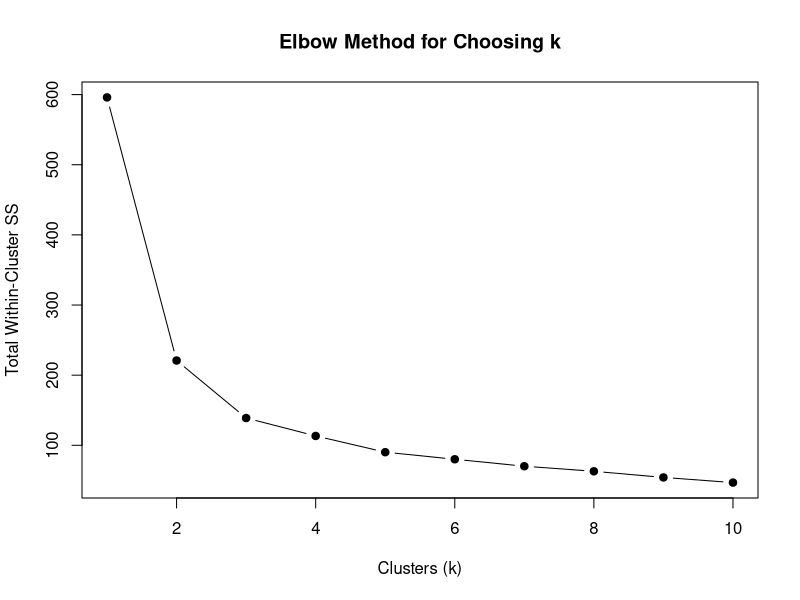
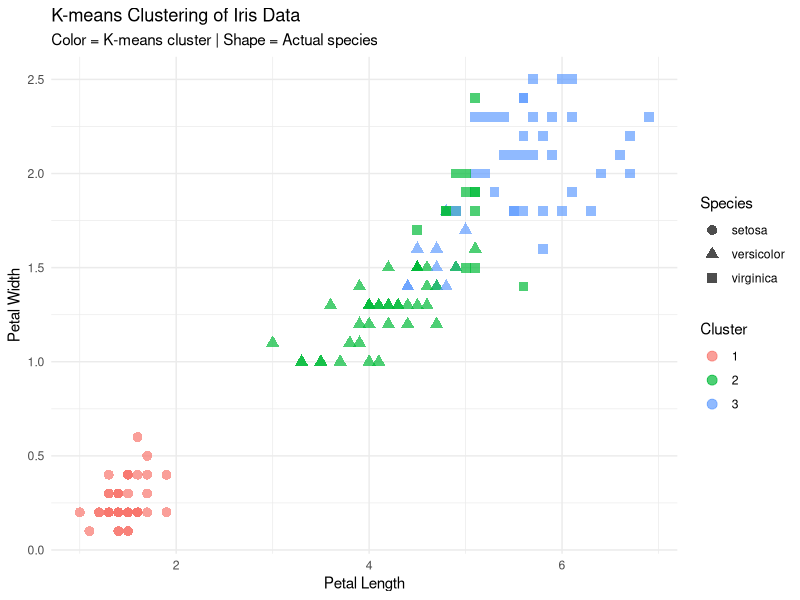

These charts were generated, in order, by the following R code:
library(stats)
library(tidyverse)

# load data
data(iris)
iris_data <- iris[, 1:4]  # remove the label species

# pre-processing code 
z_score_transform <- function(df, cols) {
  df[cols] <- lapply(df[cols], function(x) {
    if (is.numeric(x)) {
      (x - mean(x, na.rm = TRUE)) / sd(x, na.rm = TRUE)
    } else {
      warning("Non-numeric column encountered. Skipping z-score transformation for that column.")
      return(x)
    }
  })
  return(df)
}

# standardize the iris dataset
iris_data <- z_score_transform(iris_data) 

# hyperparameter tuning with the elbow method, check total within-cluster sum of squares for k = 1:10
wss <- numeric(10)

for (k in 1:10) {
  kmeans_result <- kmeans(iris_data, centers = k, nstart = 25) # nstart parameter tries n initial configurations
  wss[k] <- kmeans_result$tot.withinss
}

# plot the elbow chart to ID best k value
plot(1:10, wss, type = "b", pch = 19, 
     xlab = "Clusters (k)", 
     ylab = "Total Within-Cluster SS", 
     main = "Elbow Method for Choosing k")

# run k-means clustering
set.seed(42)
kmeans_result <- kmeans(iris_data, centers = 3) #, nstart = 20)

# add cluster assignment to original data iris (not iris_data)
iris$Cluster <- as.factor(kmeans_result$cluster)

# compare clusters to true species
table(iris$Species, iris$Cluster)

# Visualization
ggplot(iris, aes(x = Petal.Length, y = Petal.Width, color = Cluster, shape = Species)) +
  geom_point(size = 3, alpha = 0.7) +
  labs(title = "K-means Clustering of Iris Data",
       subtitle = "Color = K-means cluster | Shape = Actual species",
       x = "Petal Length", y = "Petal Width") +
  theme_minimal()
